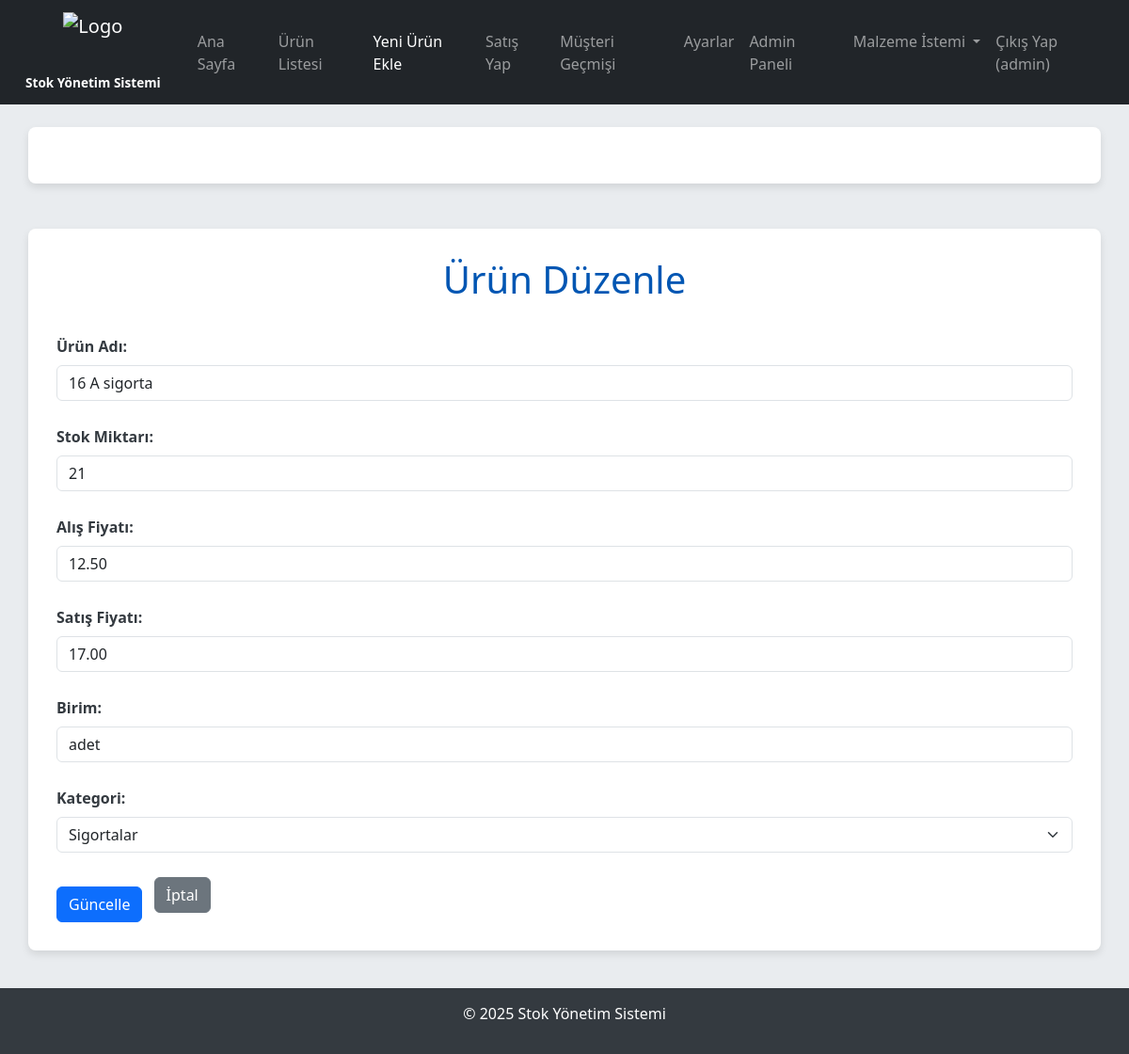
Screenshot of /5/duzenle (signed in) with the database file from the repository.
### app.py (models this page shows)
class Urun(db.Model):
    __tablename__ = 'urunler'
    id = db.Column(db.Integer, primary_key=True)
    ad = db.Column(db.String(100), nullable=False)
    stok = db.Column(db.Integer, default=0)
    alis_fiyat = db.Column(db.Float, nullable=False)
    satis_fiyat = db.Column(db.Float, nullable=False)
    birim = db.Column(db.String(50), nullable=False)
    kategori = db.Column(db.String(50), nullable=False)

### app.py (the view, shortened to what this page needs)
@app.route('/<int:id>/duzenle', methods=('GET', 'POST'))
@login_required
@role_required('admin')
def duzenle(id):
    urun = Urun.query.get(id)
    if urun is None:
        flash('Ürün bulunamadı!', 'danger')
        return redirect(url_for('urun_listesi'))
    kategoriler = Urun.query.with_entities(Urun.kategori).distinct().order_by(Urun.kategori).all()
    return render_template('urun_duzenle.html', urun=urun, kategoriler=kategoriler)

### app.py (called while the page is built)
def login_required(f):
    @wraps(f)
    def decorated_function(*args, **kwargs):
        if 'kullanici_id' not in session:
            flash('Bu sayfaya erişmek için giriş yapmalısınız.', 'danger')
            return redirect(url_for('giris'))
        return f(*args, **kwargs)
    return decorated_function

def role_required(required_role):
    def decorator(f):
        @wraps(f)
        def decorated_function(*args, **kwargs):
            if 'kullanici_id' not in session:
                flash('Bu sayfaya erişmek için giriş yapmalısınız.', 'danger')
                return redirect(url_for('giris'))
            user = Kullanici.query.get(session['kullanici_id'])
            if user and user.rol == required_role:
                return f(*args, **kwargs)
            else:
                flash(f'Bu sayfaya erişim yetkiniz yok. Gerekli rol: {required_role}', 'danger')
                return redirect(url_for('anasayfa'))
        return decorated_function
    return decorator

### templates/urun_duzenle.html (shortened to what this page needs)
<!DOCTYPE html>
<html lang="tr">
<head>
    <link href="https://cdn.jsdelivr.net/npm/bootstrap@5.3.3/dist/css/bootstrap.min.css" rel="stylesheet">
    <link rel="stylesheet" href="https://cdnjs.cloudflare.com/ajax/libs/font-awesome/6.0.0-beta3/css/all.min.css" />
</head>
<body>
    <nav class="navbar navbar-expand-lg navbar-dark bg-dark mb-4">
        <div class="container-fluid">
            <a class="navbar-brand" href="{{ url_for('anasayfa') }}">
                <img src="{{ url_for('static', filename='images/logo.png') }}" alt="Logo" class="logo-img">
                <span class="app-title-text">Stok Yönetim Sistemi</span>
            </a>
            <div class="collapse navbar-collapse" id="navbarNav">
                <ul class="navbar-nav ms-auto">
                    <li class="nav-item">
                        <a class="nav-link" href="{{ url_for('anasayfa') }}">Ana Sayfa</a>
                    </li>
                    {% if session.get('rol') == 'admin' %}
                    <li class="nav-item">
                        <a class="nav-link" href="{{ url_for('urun_listesi') }}">Ürün Listesi</a>
                    </li>
                    {% endif %}
                    <li class="nav-item">
                        <a class="nav-link active" aria-current="page" href="{{ url_for('yeni_urun') }}">Yeni Ürün Ekle</a>
                    </li>
                    <li class="nav-item">
                        <a class="nav-link" href="{{ url_for('satis_yap') }}">Satış Yap</a>
                    </li>
                    <li class="nav-item">
                        <a class="nav-link" href="{{ url_for('musteri_gecmisi') }}">Müşteri Geçmişi</a>
                    </li>
                    <li class="nav-item">
                        <a class="nav-link" href="{{ url_for('ayarlar') }}">Ayarlar</a>
                    </li>
                    {% if session.get('rol') == 'admin' %}
                    <li class="nav-item">
                        <a class="nav-link" href="{{ url_for('admin_panel_kullanicilar') }}">Admin Paneli</a>
                    </li>
                    {% endif %}
                    {% if session.get('kullanici_id') %}
                    <li class="nav-item dropdown">
                        <a class="nav-link dropdown-toggle" href="#" id="navbarDropdownMalzemeIstemi" role="button" data-bs-toggle="dropdown" aria-expanded="false">
                            Malzeme İstemi
                        </a>
                    </li>
                    {% endif %}
                    {% if session.get('kullanici_id') %}
                    <li class="nav-item">
                        <a class="nav-link" href="{{ url_for('cikis') }}">Çıkış Yap ({{ session.get('kullanici_adi') }})</a>
                    </li>
                    {% endif %}
                </ul>
            </div>
        </div>
    </nav>
    <div class="container mt-3">
    </div>
    <div class="container mt-5">
        <h1>Ürün Düzenle</h1>
        <form method="POST">
            <div class="mb-3">
                <label for="ad" class="form-label">Ürün Adı:</label>
                <input type="text" id="ad" name="ad" class="form-control" value="{{ urun['ad'] }}" required>
            </div>
            <div class="mb-3">
                <label for="stok" class="form-label">Stok Miktarı:</label>
                <input type="number" id="stok" name="stok" class="form-control" value="{{ urun['stok'] }}" required min="0">
            </div>
            <div class="mb-3">
                <label for="alis_fiyat" class="form-label">Alış Fiyatı:</label>
                <input type="number" id="alis_fiyat" name="alis_fiyat" step="0.01" class="form-control" value="{{ "%.2f"|format(urun['alis_fiyat']) }}" required min="0">
            </div>
            <div class="mb-3">
                <label for="satis_fiyat" class="form-label">Satış Fiyatı:</label>
                <input type="number" id="satis_fiyat" name="satis_fiyat" step="0.01" class="form-control" value="{{ "%.2f"|format(urun['satis_fiyat']) }}" required min="0">
            </div>
            <div class="mb-3">
                <label for="birim" class="form-label">Birim:</label>
                <input type="text" id="birim" name="birim" class="form-control" value="{{ urun['birim'] }}" required>
            </div>
            <div class="mb-3">
                <label for="kategori" class="form-label">Kategori:</label>
                <select id="kategori" name="kategori" class="form-select" required>
                    {% for kategori_item in kategoriler %}
                        <option value="{{ kategori_item['kategori'] }}" {% if urun['kategori'] == kategori_item['kategori'] %}selected{% endif %}>
                            {{ kategori_item['kategori'] }}
                        </option>
                    {% endfor %}
                </select>
            </div>
            <button type="submit" class="btn btn-primary">Güncelle</button>
            <a href="{{ url_for('urun_listesi') }}" class="btn btn-secondary ms-2">İptal</a>
        </form>
    </div>
    <footer>
        <p>&copy; {{ now().year }} Stok Yönetim Sistemi</p>
    </footer>
</body>
</html>

### templates/urun_duzenle.html (style rules this page uses)
body { font-family: 'Segoe UI', Tahoma, Geneva, Verdana, sans-serif; background-color: #e9ecef; color: #343a40; }
.navbar-brand { display: flex; flex-direction: column; align-items: center; text-align: center; padding: 5px 15px; }
.navbar-brand .logo-img { height: 60px; width: auto; margin-bottom: 5px; }
.navbar-brand .app-title-text { font-size: 0.85rem; font-weight: bold; color: white; white-space: nowrap; }
.container { background-color: #ffffff; border-radius: 8px; box-shadow: 0 4px 8px rgba(0, 0, 0, 0.1); padding: 30px; }
h1 { color: #0056b3; margin-bottom: 25px; text-align: center; }
.form-label { font-weight: bold; margin-top: 10px; }
.form-control, .form-select { margin-bottom: 15px; }
.btn-primary, .btn-success { margin-top: 20px; }
footer { margin-top: 40px; padding: 15px; background-color: #343a40; color: white; text-align: center; width: 100%; }

### rows the page displays
Urun: ad "16 A sigorta", stok "21", alis_fiyat "12.50", satis_fiyat "17.00", birim "adet", kategori "Sigortalar"

### other values shown
{{ session.get('kullanici_adi') }} "admin"
